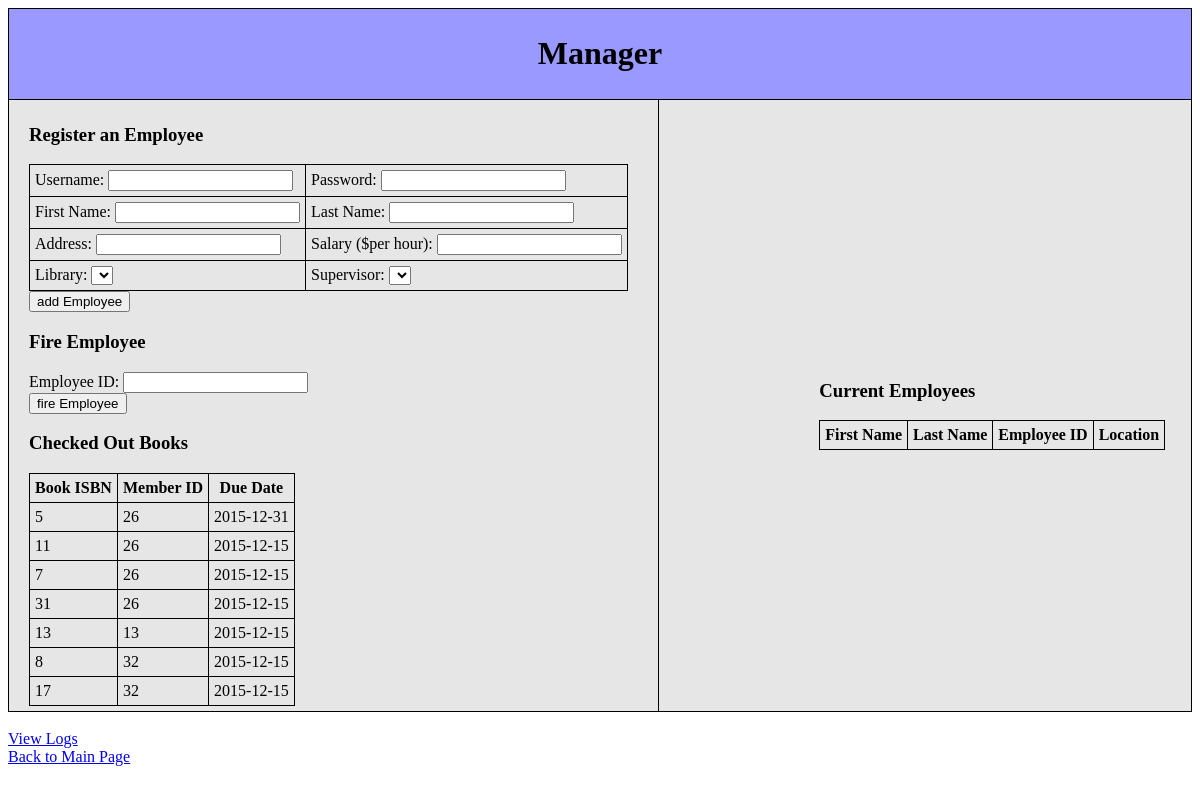
The page /manager.php on the database as committed earlier.
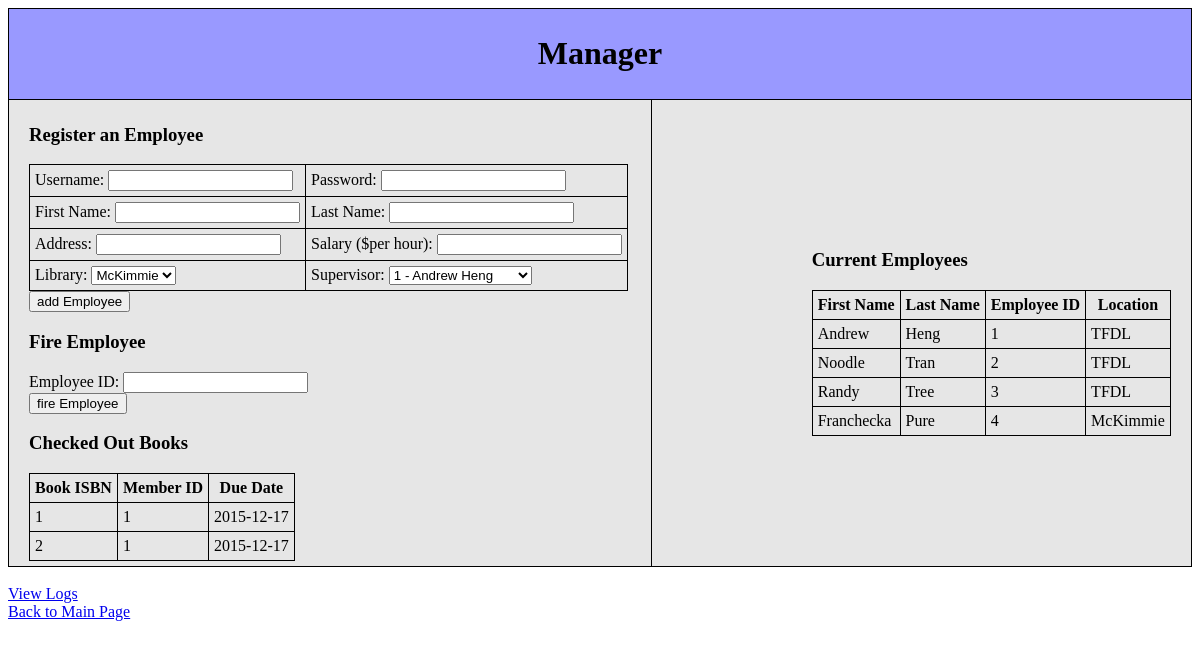
The same page on the database as committed later.
### tables this page shows
CREATE TABLE `memberborrowsbook` (
  `memberID` int(8) unsigned NOT NULL,
  `isbn` int(4) unsigned NOT NULL,
  `dueDate` date NOT NULL,
  KEY `memberID` (`memberID`),
  KEY `isbn` (`isbn`)
);

CREATE TABLE `employee` (
  `EID` int(3) unsigned NOT NULL auto_increment,
  `address` varchar(255) NOT NULL,
  `salary` double unsigned NOT NULL default '0',
  `fname` varchar(255) NOT NULL,
  `lname` varchar(255) NOT NULL,
  `superEID` int(3) unsigned default NULL,
  `username` varchar(255) NOT NULL,
  `password` varchar(255) NOT NULL,
  `library` varchar(255) NOT NULL,
  PRIMARY KEY  (`EID`),
  UNIQUE KEY `username` (`username`),
  KEY `library` (`library`)
);

### manager.php (the view, shortened to what this page needs)
<?php
$db = 'library';
$host = 'localhost';
$con = mysqli_connect ( $host, 'root', 'root', $db ) or die ( "some error" );
?>
<!DOCTYPE html>
<html>
<head>
</head>
<?php
$userErr = $passErr = $fnameErr = $lnameErr = $addErr = $salErr = $fireErr = "";
    ?>
<body>
	<table width="100%" border="0">
		<tr>
			<td colspan="2" width="100%" align="center" bgcolor="#9999ff">
				<h1>Manager</h1>
			</td>
		</tr>
		<tr><td align="left" bgcolor ="#E6E6E6" style='padding-left: 20px' >
		<h3>Register an Employee</h3>
    	<form name="addemployee"
			action="<?php echo htmlspecialchars($_SERVER["PHP_SELF"]);?>"
			method="post">
    	<table>
    		<tr>
    			<td>Username: <input type="text" name="username" /> <span class="error"><?php echo $userErr;?></span></td>
    			<td>Password: <input type="password" name="password" /> <span class="error"> <?php echo $passErr;?></span></td>
    		</tr>
    		<tr>
    			<td>First Name: <input type="text" name="fname" /> <span class="error"> <?php echo $fnameErr;?></span></td>
    			<td>Last Name: <input type="text" name="lname" /> <span class="error"> <?php echo $lnameErr;?></span></td>
    		</tr>
    		<tr>
    			<td>Address: <input type="text" name="address" /> <span class="error"> <?php echo $addErr;?></span></td>
    			<td>Salary ($per hour): <input type="text" name="salary" /> <span class="error"> <?php echo $salErr;?></span></td>
    		</tr>
    		<tr>
    			<td>Library:
				<select name="library">
				<?php
					$strSQL = "SELECT name FROM library";
					$query = mysqli_query ( $con, $strSQL );
					while ( $result = mysqli_fetch_assoc ( $query ) ) {
						echo '<option value=' . '"' . $result ['name'] . '"' . '>' . $result ['name'] . '</option>';
					}
				?>
				</select>
				</td>
				<td>Supervisor:
				<select name="supervisor">
				<?php
					$strSQL = "SELECT eid, fname, lname FROM employee";
					$query = mysqli_query ( $con, $strSQL );
					while ( $result = mysqli_fetch_assoc ( $query ) ) {
						echo '<option value=' . '"' . $result ['fname'] . '"' . '>' . $result ['eid'] . ' - ' . $result ['fname'] . ' ' . $result ['lname'] . '</option>';
					}
				?>
				</select></td>
			</tr>
		</table>
    <input type="submit" name="addemployee" value="add Employee" />
    </form>
   <h3>Fire Employee</h3>
	<form action="<?php echo htmlspecialchars($_SERVER["PHP_SELF"]);?>"
		method="post">
            Employee ID: <input type="text" name="eID" /> <br> <input type="submit" name="fire" value="fire Employee" />
            <br> <?php echo $fireErr; ?>
               </form>
    <h3>Checked Out Books</h3>
    <?php
	$strSQL = "SELECT * FROM memberborrowsbook";
	$query = mysqli_query ( $con, $strSQL );
	echo "<table style=\"width:100 %\">";
	echo "<tr><th>Book ISBN</th><th>Member ID</th><th>Due Date</th>";
	while ( $result = mysqli_fetch_array ( $query ) ) {
		echo '<tr>';
		echo '<td>' . $result ['isbn'] . '</td>';
		echo '<td>' . $result ['memberID'] . '</td>';
		echo '<td>' . $result ['dueDate'] . '</td>';
		echo '</tr>';
	}
	echo '</table>';
	?>
    <td align='left' bgcolor ="#E6E6E6" style='padding-left: 160px'>
    <h3>Current Employees</h3>
    <?php
	$strSQL = "SELECT fname, lname, EID, library FROM employee";
	$query = mysqli_query ( $con, $strSQL );
	echo "<table style=\"width:100 %\">";
	echo "<tr><th>First Name</th><th>Last Name</th><th>Employee ID</th><th>Location</th>";
	while ( $result = mysqli_fetch_array ( $query ) ) {
		echo '<tr>';
		echo '<td>' . $result ['fname'] . '</td>';
		echo '<td>' . $result ['lname'] . '</td>';
		echo '<td>' . $result ['EID'] . '</td>';
		echo '<td>' . $result ['library'] . '</td>';
		echo '</tr>';
	}
	echo '</table>';
	?> </td>
	</tr>
	</table>
	<a href="log.php"><br>View Logs</br></a>
	<a href="/index.php">Back to Main Page</a>

Rows that differ between the two databases and show on the page:
removed memberborrowsbook: isbn "5", memberID "26", dueDate "2015-12-31"
removed memberborrowsbook: isbn "11", memberID "26", dueDate "2015-12-15"
removed memberborrowsbook: isbn "7", memberID "26", dueDate "2015-12-15"
removed memberborrowsbook: isbn "31", memberID "26", dueDate "2015-12-15"
removed memberborrowsbook: isbn "13", memberID "13", dueDate "2015-12-15"
removed memberborrowsbook: isbn "8", memberID "32", dueDate "2015-12-15"
removed memberborrowsbook: isbn "17", memberID "32", dueDate "2015-12-15"
added memberborrowsbook: isbn "1", memberID "1", dueDate "2015-12-17"
added memberborrowsbook: isbn "2", memberID "1", dueDate "2015-12-17"
added employee: fname "Andrew", lname "Heng", EID "1", library "TFDL"
added employee: fname "Noodle", lname "Tran", EID "2", library "TFDL"
added employee: fname "Randy", lname "Tree", EID "3", library "TFDL"
added employee: fname "Franchecka", lname "Pure", EID "4", library "McKimmie"
Other text that changed with them:
form field library: (not shown) → "McKimmie"
form field supervisor: (not shown) → "1 - Andrew Heng"
